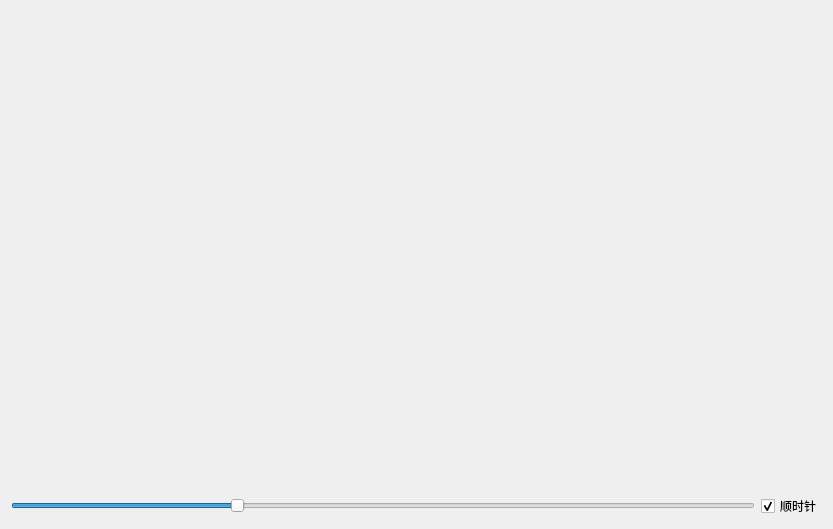
<?xml version="1.0" encoding="UTF-8"?>
<ui version="4.0">
 <class>Widget</class>
 <widget class="QWidget" name="Widget">
  <property name="geometry">
   <rect>
    <x>0</x>
    <y>0</y>
    <width>833</width>
    <height>529</height>
   </rect>
  </property>
  <property name="windowTitle">
   <string>Widget</string>
  </property>
  <layout class="QVBoxLayout" name="verticalLayout_2">
   <item>
    <layout class="QGridLayout" name="gridLayout">
     <item row="0" column="0">
      <widget class="CircleWait" name="circleWait">
       <property name="RotateDelta">
        <number>36</number>
       </property>
      </widget>
     </item>
     <item row="0" column="1">
      <widget class="DonutWait" name="donutWait"/>
     </item>
     <item row="0" column="2">
      <widget class="LineWait" name="lineWait"/>
     </item>
     <item row="0" column="3">
      <widget class="PieWait" name="pieWait"/>
     </item>
     <item row="1" column="0">
      <widget class="RotateCircle" name="rotateCircle"/>
     </item>
     <item row="1" column="1">
      <widget class="RoundProgressBar" name="roundProgressBar">
       <property name="Value">
        <double>30.000000000000000</double>
       </property>
      </widget>
     </item>
     <item row="1" column="2">
      <widget class="TaiChiWait" name="taiChiWait"/>
     </item>
     <item row="1" column="3">
      <widget class="ZoomCircleWait" name="zoomCircleWait"/>
     </item>
     <item row="0" column="4">
      <widget class="ImageViewer" name="imageViewer">
       <property name="backgroundStartColor">
        <color>
         <red>30</red>
         <green>50</green>
         <blue>80</blue>
        </color>
       </property>
       <property name="pageBtnLeftMargin">
        <number>10</number>
       </property>
       <property name="pageNumBottomMargin">
        <number>0</number>
       </property>
       <property name="pageBtnSize">
        <size>
         <width>25</width>
         <height>25</height>
        </size>
       </property>
      </widget>
     </item>
     <item row="1" column="4">
      <widget class="CurveChart" name="curveChart"/>
     </item>
    </layout>
   </item>
   <item>
    <layout class="QVBoxLayout" name="verticalLayout">
     <item>
      <widget class="ColorProgressBar" name="colorProgressBar">
       <property name="sizePolicy">
        <sizepolicy hsizetype="Preferred" vsizetype="Fixed">
         <horstretch>0</horstretch>
         <verstretch>0</verstretch>
        </sizepolicy>
       </property>
       <property name="Value">
        <double>30.000000000000000</double>
       </property>
      </widget>
     </item>
     <item>
      <layout class="QHBoxLayout" name="horizontalLayout">
       <item>
        <widget class="QSlider" name="horizontalSlider">
         <property name="maximum">
          <number>100</number>
         </property>
         <property name="value">
          <number>30</number>
         </property>
         <property name="orientation">
          <enum>Qt::Horizontal</enum>
         </property>
        </widget>
       </item>
       <item>
        <widget class="QCheckBox" name="checkBox">
         <property name="text">
          <string>顺时针</string>
         </property>
         <property name="checked">
          <bool>true</bool>
         </property>
        </widget>
       </item>
      </layout>
     </item>
    </layout>
   </item>
  </layout>
 </widget>
 <layoutdefault spacing="6" margin="11"/>
 <customwidgets>
  <customwidget>
   <class>CircleWait</class>
   <extends>QWidget</extends>
   <header>circlewait.h</header>
  </customwidget>
  <customwidget>
   <class>CurveChart</class>
   <extends>QWidget</extends>
   <header>curveChart.h</header>
  </customwidget>
  <customwidget>
   <class>ColorProgressBar</class>
   <extends>QWidget</extends>
   <header>colorprogressbar.h</header>
  </customwidget>
  <customwidget>
   <class>DonutWait</class>
   <extends>QWidget</extends>
   <header>donutwait.h</header>
  </customwidget>
  <customwidget>
   <class>ImageViewer</class>
   <extends>QWidget</extends>
   <header>imageviewer.h</header>
  </customwidget>
  <customwidget>
   <class>LineWait</class>
   <extends>QWidget</extends>
   <header>linewait.h</header>
  </customwidget>
  <customwidget>
   <class>PieWait</class>
   <extends>QWidget</extends>
   <header>piewait.h</header>
  </customwidget>
  <customwidget>
   <class>RotateCircle</class>
   <extends>QWidget</extends>
   <header>rotatecircle.h</header>
  </customwidget>
  <customwidget>
   <class>RoundProgressBar</class>
   <extends>QWidget</extends>
   <header>roundprogressbar.h</header>
  </customwidget>
  <customwidget>
   <class>TaiChiWait</class>
   <extends>QWidget</extends>
   <header>taichiwait.h</header>
  </customwidget>
  <customwidget>
   <class>ZoomCircleWait</class>
   <extends>QWidget</extends>
   <header>zoomcirclewait.h</header>
  </customwidget>
 </customwidgets>
 <resources/>
 <connections>
  <connection>
   <sender>horizontalSlider</sender>
   <signal>valueChanged(int)</signal>
   <receiver>colorProgressBar</receiver>
   <slot>setValue(int)</slot>
   <hints>
    <hint type="sourcelabel">
     <x>27</x>
     <y>473</y>
    </hint>
    <hint type="destinationlabel">
     <x>116</x>
     <y>403</y>
    </hint>
   </hints>
  </connection>
  <connection>
   <sender>horizontalSlider</sender>
   <signal>valueChanged(int)</signal>
   <receiver>roundProgressBar</receiver>
   <slot>setValue(int)</slot>
   <hints>
    <hint type="sourcelabel">
     <x>154</x>
     <y>473</y>
    </hint>
    <hint type="destinationlabel">
     <x>143</x>
     <y>189</y>
    </hint>
   </hints>
  </connection>
  <connection>
   <sender>checkBox</sender>
   <signal>clicked(bool)</signal>
   <receiver>circleWait</receiver>
   <slot>setClockwiseRotate(bool)</slot>
   <hints>
    <hint type="sourcelabel">
     <x>821</x>
     <y>471</y>
    </hint>
    <hint type="destinationlabel">
     <x>72</x>
     <y>91</y>
    </hint>
   </hints>
  </connection>
  <connection>
   <sender>checkBox</sender>
   <signal>clicked(bool)</signal>
   <receiver>donutWait</receiver>
   <slot>setClockwiseRotate(bool)</slot>
   <hints>
    <hint type="sourcelabel">
     <x>821</x>
     <y>471</y>
    </hint>
    <hint type="destinationlabel">
     <x>152</x>
     <y>91</y>
    </hint>
   </hints>
  </connection>
  <connection>
   <sender>checkBox</sender>
   <signal>clicked(bool)</signal>
   <receiver>lineWait</receiver>
   <slot>setClockwiseRotate(bool)</slot>
   <hints>
    <hint type="sourcelabel">
     <x>821</x>
     <y>471</y>
    </hint>
    <hint type="destinationlabel">
     <x>313</x>
     <y>87</y>
    </hint>
   </hints>
  </connection>
  <connection>
   <sender>checkBox</sender>
   <signal>clicked(bool)</signal>
   <receiver>pieWait</receiver>
   <slot>setClockwiseRotate(bool)</slot>
   <hints>
    <hint type="sourcelabel">
     <x>821</x>
     <y>471</y>
    </hint>
    <hint type="destinationlabel">
     <x>328</x>
     <y>90</y>
    </hint>
   </hints>
  </connection>
  <connection>
   <sender>checkBox</sender>
   <signal>clicked(bool)</signal>
   <receiver>rotateCircle</receiver>
   <slot>setClockwise(bool)</slot>
   <hints>
    <hint type="sourcelabel">
     <x>821</x>
     <y>471</y>
    </hint>
    <hint type="destinationlabel">
     <x>35</x>
     <y>171</y>
    </hint>
   </hints>
  </connection>
  <connection>
   <sender>checkBox</sender>
   <signal>clicked(bool)</signal>
   <receiver>taiChiWait</receiver>
   <slot>setClockwiseRotate(bool)</slot>
   <hints>
    <hint type="sourcelabel">
     <x>821</x>
     <y>471</y>
    </hint>
    <hint type="destinationlabel">
     <x>313</x>
     <y>308</y>
    </hint>
   </hints>
  </connection>
 </connections>
</ui>
